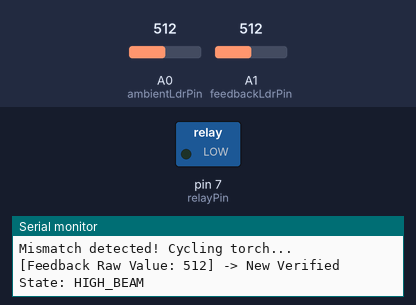
Bench run of a sketch on a simulated Arduino Uno, built with avr-gcc and run on an emulated ATmega328P. Parts: switched loads named in the sketch (green lamp = pin HIGH), the last lines printed to the serial monitor. Dashed ring = blinking. The inputs (shaded band) are chosen by the test bench; at power-on: A0 (ambientLdrPin) = 512, A1 (feedbackLdrPin) = 512.

Above: at 1.2 s.
1.3 s: A0 (ambientLdrPin) set to 493
At 2.2 s:
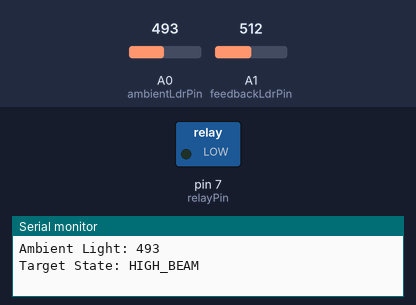
3.9 s: A0 (ambientLdrPin) set to 510
At 4.56 s:
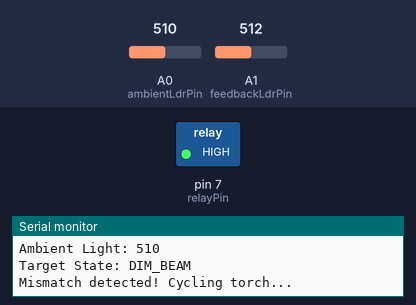
8.7 s: A1 (feedbackLdrPin) set to 483
12.8 s: A1 (feedbackLdrPin) set to 408
16.3 s: A1 (feedbackLdrPin) set to 390
At 16.86 s:
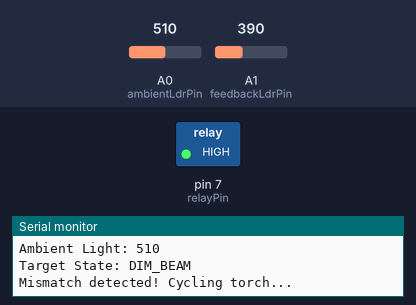
18.6 s: A0 (ambientLdrPin) set to 490
At 19.8 s:
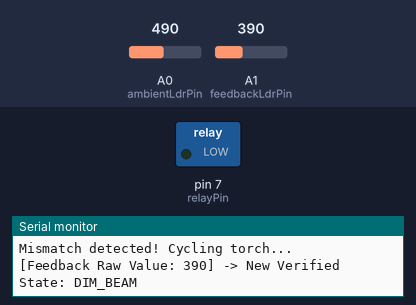
Timing chart, 0 to 24.4 s (numbered marks = the images above; inputs shaded):
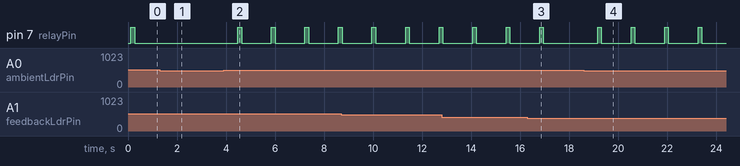

Measured:
- the behaviour switches between 400 and 399 on A1 (feedbackLdrPin) (found by bisection; images 2 and 3)
- after the input at 1.3 s, pin 7 (relayPin): stops changing and stays LOW
- after the input at 3.9 s, pin 7 (relayPin): alternates HIGH for 0.15 s and LOW for 1.2 s, starting after 0.59 s
- after the input at 16.3 s, pin 7 (relayPin): goes on until 16.9 s, then stays LOW
- after the input at 18.6 s, pin 7 (relayPin): alternates HIGH for 0.15 s and LOW for 1.2 s, starting after 0.56 s

The sketch:

smartbeam4.ino
```cpp
// --- Pin Definitions ---
const int ambientLdrPin = A0;   // Detects incoming ambient light
const int feedbackLdrPin = A1;  // Pointed at the torch to read its current brightness
const int relayPin = 7;         // Relay control pin

// --- Configuration Thresholds ---
const int ambientLightThreshold = 500;

// --- Feedback Calibration Thresholds ---
// You will need to test your specific torch and adjust these 3 numbers!
const int feedbackDimMax  = 300;  // Anything below this is OFF
const int feedbackLowMax  = 400;  // Between DimMax and this is DIM_BEAM
const int feedbackHighMax = 500;  // Between LowMax and this is LOW_BEAM
                                  // Anything above this is HIGH_BEAM

enum TorchState {
  HIGH_BEAM,
  LOW_BEAM,
  DIM_BEAM,
  OFF
};

TorchState currentTorchState; // Removed the hardcoded assumption

void setup() {
  Serial.begin(9600);

  pinMode(ambientLdrPin, INPUT);
  pinMode(feedbackLdrPin, INPUT);
  pinMode(relayPin, OUTPUT);

  digitalWrite(relayPin, LOW);

  // Determine actual starting state right at bootup using feedback
  updateStateFromFeedback();
  Serial.print("System Initialized. Actual starting state detected as: ");
  printState(currentTorchState);
}

void loop() {
  int ambientLightLevel = analogRead(ambientLdrPin);

  Serial.print("Ambient Light: ");
  Serial.println(ambientLightLevel);

  // Determine what state we *want* to be in
  TorchState targetState;
  if (ambientLightLevel > ambientLightThreshold) {
    targetState = DIM_BEAM;  // Light detected -> Switch to DIM
  } else {
    targetState = HIGH_BEAM; // Dark -> Switch to HIGH
  }

  Serial.print("Target State: ");
  printState(targetState);

  // Adjust the torch until the hardware feedback matches the target
  if (currentTorchState != targetState) {
    Serial.println("Mismatch detected! Cycling torch...");
    pulseRelay();

    // Crucial step: wait for the light to physically turn on before reading it
    delay(200);

    // Read the feedback sensor to see what state the pulse pushed us into
    updateStateFromFeedback();

    Serial.print("New Verified State: ");
    printState(currentTorchState);
  }

  delay(1000);
}

// --- Reads the feedback LDR and updates the state variable ---
void updateStateFromFeedback() {
  int feedbackVal = analogRead(feedbackLdrPin);
  Serial.print("[Feedback Raw Value: ");
  Serial.print(feedbackVal);
  Serial.print("] -> ");

  if (feedbackVal < feedbackDimMax) {
    currentTorchState = OFF;
  } else if (feedbackVal < feedbackLowMax) {
    currentTorchState = DIM_BEAM;
  } else if (feedbackVal < feedbackHighMax) {
    currentTorchState = LOW_BEAM;
  } else {
    currentTorchState = HIGH_BEAM;
  }
}

// --- Simulates a single quick click of the button ---
void pulseRelay() {
  digitalWrite(relayPin, HIGH);
  delay(150);
  digitalWrite(relayPin, LOW);
}

// --- Helper function to print states cleanly to serial monitor ---
void printState(TorchState state) {
  switch(state) {
    case HIGH_BEAM: Serial.println("HIGH_BEAM"); break;
    case LOW_BEAM:  Serial.println("LOW_BEAM");  break;
    case DIM_BEAM:  Serial.println("DIM_BEAM");  break;
    case OFF:       Serial.println("OFF");       break;
  }
}
```
